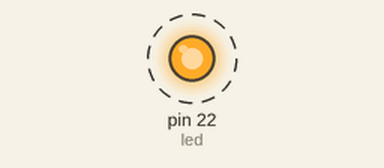
The sketch below on a simulated Arduino Mega 2560, built with avr-gcc and run on an emulated ATmega2560. Parts: output pins drawn as LEDs (lit = HIGH). Dashed ring = blinking. What the sketch prints to the serial monitor is not drawn.

Above: at 0.05 s.
Timing chart, 0 to 3.0 s (numbered marks = the images above):
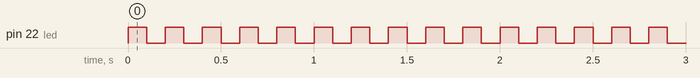

Measured:
- by itself, pin 22 (led): alternates HIGH for 0.10 s and LOW for 0.10 s

The sketch:

Ejemplo3_clase6.ino
```cpp
int led = 22;          			// led en el pin 22
int valor, cen, dec, uni;


void setup()
{
  pinMode(led, OUTPUT);     		// configura el led1 como salida
  Serial.begin(9600);             		//Define la velocidad de la comunicación a 9600 baudios
  Serial.println("Digite el tiempo de tres dígitos");
  valor = 100;                      		// Define valor 100 por defecto
}

void loop()
{
  digitalWrite(led, HIGH); 		// activa el led
  delay(valor);
  digitalWrite(led, LOW); 		// desactiva el led
  delay(valor);
}
void serialEvent()        		//Revisa que al menos se haya recibido un carácter en el puerto serie
{
  cen = Serial.read();  		//Lee centenas
  dec = Serial.read();  	 	//Lee Decenas
  uni = Serial.read(); 	 	//Lee unidades
  cen = cen - 48;		 	//Convierte el carácter centenas a numero
  dec = dec - 48;		 	//Convierte el carácter decenas a numero
  uni = uni - 48;		 	//Convierte el carácter unidades a numero
  valor = cen * 100 + dec * 10 + uni;	 //agrupa los caracteres recibidos en velocidad (dato)

}
```
